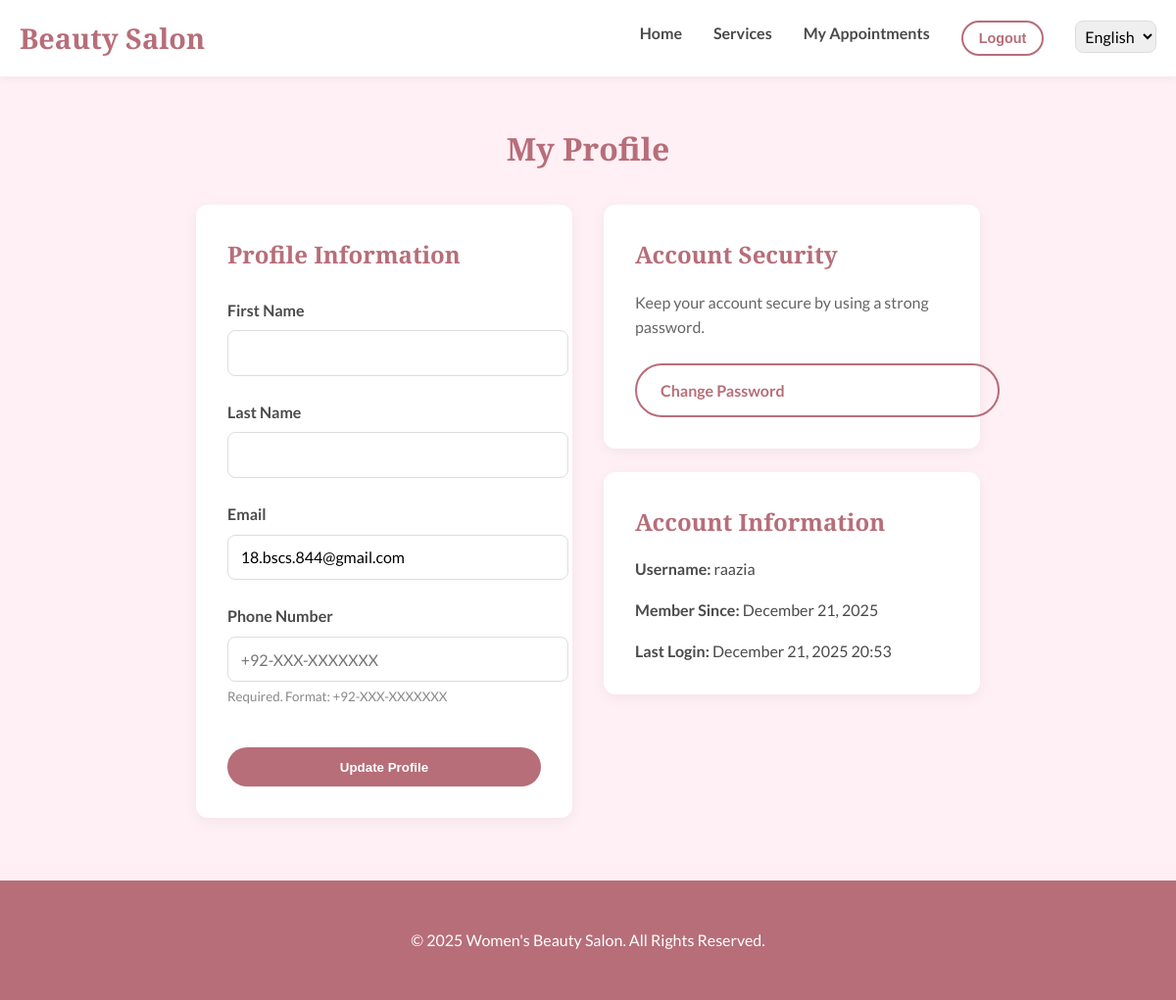
/users/profile/ (signed in), run on the app's committed database.
### users/models.py (models this page shows, shortened)
class User(AbstractUser):
    phone_regex = RegexValidator(
        regex=r'^\+92-\d{3}-\d{7}$',
        message=_("Phone number must be entered in the format: '+92-XXX-XXXXXXX'.")
    )
    phone_number = models.CharField(
        validators=[phone_regex],
        max_length=15,
        unique=True,
        help_text=_("Required. Format: +92-XXX-XXXXXXX")
    )

### users/views.py (the view, shortened to what this page needs)
# urls.py: path('profile/', views.ProfileView.as_view(), name='profile'),
class ProfileView(LoginRequiredMixin, UpdateView):
    model = None  # Will be set dynamically
    form_class = UserProfileForm
    template_name = 'users/profile.html'
    success_url = reverse_lazy('profile')
    def get_object(self, queryset=None):
        return self.request.user

### users/forms.py
class UserProfileForm(forms.ModelForm):
    class Meta:
        model = User
        fields = ['first_name', 'last_name', 'email', 'phone_number']
        widgets = {
            'first_name': forms.TextInput(attrs={'class': 'form-control'}),
            'last_name': forms.TextInput(attrs={'class': 'form-control'}),
            'email': forms.EmailInput(attrs={'class': 'form-control'}),
            'phone_number': forms.TextInput(attrs={'class': 'form-control', 'placeholder': '+92-XXX-XXXXXXX'}),
        }
        labels = {
            'first_name': _('First Name'),
            'last_name': _('Last Name'),
            'email': _('Email'),
            'phone_number': _('Phone Number'),
        }

### templates/users/profile.html (shortened to what this page needs)
{% extends 'base.html' %}
{% load i18n %}
{% block content %}
<div style="max-width: 800px; margin: 3rem auto;">
    <h1 style="text-align: center; margin-bottom: 2rem;">{% trans "My Profile" %}</h1>
    <div style="display: grid; grid-template-columns: 1fr 1fr; gap: 2rem;">
        <div style="background: white; padding: 2rem; border-radius: 12px; box-shadow: 0 4px 15px rgba(0,0,0,0.05);">
            <h2 style="margin-bottom: 1.5rem;">{% trans "Profile Information" %}</h2>
            <form method="post">
                {% for field in form %}
                <div class="form-group">
                    <label for="{{ field.id_for_label }}">{{ field.label }}</label>
                    {{ field }}
                    {% if field.help_text %}
                    <small style="display: block; color: #888; margin-top: 5px;">{{ field.help_text }}</small>
                    {% endif %}
                </div>
                {% endfor %}
                <button type="submit" class="btn btn-primary" style="width: 100%; margin-top: 1rem;">
                    {% trans "Update Profile" %}
                </button>
            </form>
        </div>
        <div>
            <div
                style="background: white; padding: 2rem; border-radius: 12px; box-shadow: 0 4px 15px rgba(0,0,0,0.05); margin-bottom: 1.5rem;">
                <h2 style="margin-bottom: 1rem;">{% trans "Account Security" %}</h2>
                <p style="color: #666; margin-bottom: 1.5rem;">
                    {% trans "Keep your account secure by using a strong password." %}
                </p>
                <a href="{% url 'password_change' %}" class="btn btn-outline" style="width: 100%;">
                    {% trans "Change Password" %}
                </a>
            </div>
            <div
                style="background: white; padding: 2rem; border-radius: 12px; box-shadow: 0 4px 15px rgba(0,0,0,0.05);">
                <h2 style="margin-bottom: 1rem;">{% trans "Account Information" %}</h2>
                <div style="margin-bottom: 1rem;">
                    <strong>{% trans "Username:" %}</strong> {{ user.username }}
                </div>
                <div style="margin-bottom: 1rem;">
                    <strong>{% trans "Member Since:" %}</strong> {{ user.date_joined|date:"F d, Y" }}
                </div>
                <div>
                    <strong>{% trans "Last Login:" %}</strong> {{ user.last_login|date:"F d, Y H:i" }}
                </div>
            </div>
        </div>
    </div>
</div>
{% endblock %}

### static/css/style.css (style rules this page uses)
:root { --primary-color: #B76E79; --primary-hover: #a35d68; --secondary-color: #FADADD; --accent-color: #D4AF37; --bg-color: #FFF0F5; --text-color: #4A4A4A; --white: #FFFFFF; --light-gray: #F5F5F5; --font-heading: 'Playfair Display', serif; --font-body: 'Lato', sans-serif; --container-padding: 20px; }
* { box-sizing: border_box; margin: 0; padding: 0; }
body { font-family: var(--font-body); font-size: 16px; line-height: 1.6; color: var(--text-color); background-color: var(--bg-color); }
h1, h2, h3, h4, h5, h6 { font-family: var(--font-heading); color: var(--primary-color); margin-bottom: 1rem; }
a { text-decoration: none; color: inherit; transition: color 0.3s ease; }
.btn { display: inline-block; padding: 0.8rem 1.5rem; border-radius: 30px; font-weight: 600; cursor: pointer; border: none; transition: all 0.3s ease; }
.btn-primary { background-color: var(--primary-color); color: var(--white); }
.btn-outline { border: 2px solid var(--primary-color); color: var(--primary-color); background: transparent; }
.form-group { margin-bottom: 1.5rem; }
label { display: block; margin-bottom: 0.5rem; font-weight: 600; }
input, select, textarea { width: 100%; padding: 0.8rem; border: 1px solid #ddd; border-radius: 8px; font-family: var(--font-body); font-size: 1rem; }

### data on the page
User: form "18.bscs.844@gmail.com", username "raazia", date_joined "December 21, 2025", last_login "December 21, 2025 20:53"

### other printed values
{{ field.label }} "First Name" "Last Name" "Email" "Phone Number"
{{ field.help_text }} "Required. Format: +92-XXX-XXXXXXX"
form field language "English"
